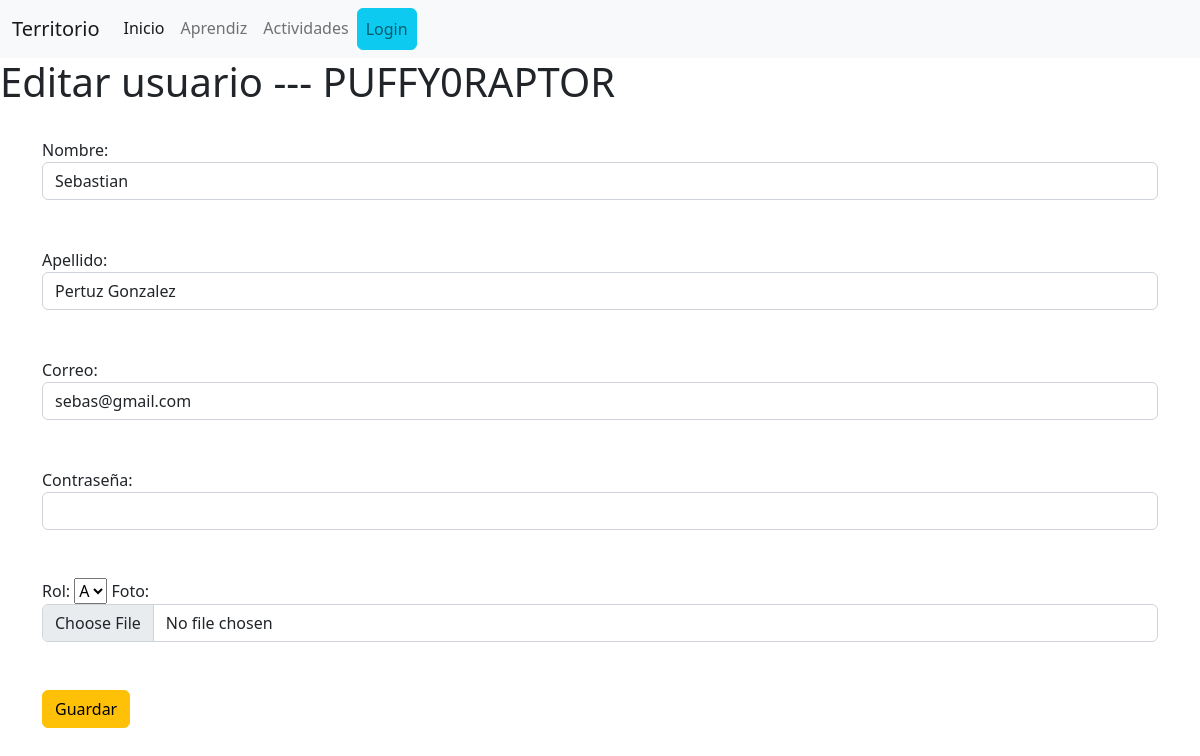
The app's page /territorio/usuEditForm/1 with its own data.
### territorio/models.py (models this page shows, shortened)
class Usuario(models.Model):
    nombre = models.CharField(max_length=100)
    apellido = models.CharField(max_length=100)
    correo = models.EmailField(max_length=254)
    usuario = models.CharField(max_length=100, unique=True)
    password = models.CharField(max_length=254)
    ROLES = (
        ("R", "Administrador"),
        ("I", "Instructor"),
        ("A", "Aprendiz"),
    )
    rol = models.CharField(choices = ROLES, max_length=1, default="A")
    foto = models.ImageField(upload_to = 'territorio/fotos/', default = 'territorio/fotos/perfil.png')

### territorio/views.py (the view)
# urls.py: path('usuEditForm/<int:id>', views.usuFormularioEditar, name="form-usu"),
def usuFormularioEditar(request, id):
    a = Usuario.objects.get(pk = id)
    q = Usuario.objects.all()
    contexto = {'datos': a, 'usu':q}
    return render(request, 'territorio/usuario/editarUsuario.html', contexto)

### territorio/templates/territorio/usuario/editarUsuario.html (shortened to what this page needs)
{% extends 'territorio/base.html' %}
{% block body %}
    <h1>Editar usuario --- {{datos.usuario}}</h1>
    <form class="container" action="{% url 'territorio:usu_guardar' %}" method="post">
        <br/><label for="nombre">Nombre: </label>
        <input class="form-control" type="text" name="nombre" value="{{datos.nombre}}"><br/><br/>
        <label for="apellido">Apellido: </label>
        <input class="form-control" type="text" name="apellido" value="{{datos.apellido}}"><br/><br/>
        <label for="correo">Correo: </label>
        <input class="form-control" type="email" name="correo" value="{{datos.correo}}"><br/><br/>
        <label for="passw">Contraseña: </label>
        <input class="form-control" type="password" name="passw"><br/><br/>
        <label for="roles">Rol: </label>
        <select name="roles">
        {% if usu %}
            {% for i in usu %}
            <option value="{{i.rol}}">{{i.rol}}</option>
            {% endfor %}
        </select>
        {% endif %}
        <label for="foto">Foto: </label>
        <input class="form-control" type="file" name="foto"><br/><br/>
        <input class="btn btn-warning" type="submit" value="Guardar">
    </form>
{% endblock %}

### records on screen
Usuario: usuario "PUFFY0RAPTOR", nombre "Sebastian", apellido "Pertuz Gonzalez", correo "sebas@gmail.com"

### other values on screen
form field roles "A"
